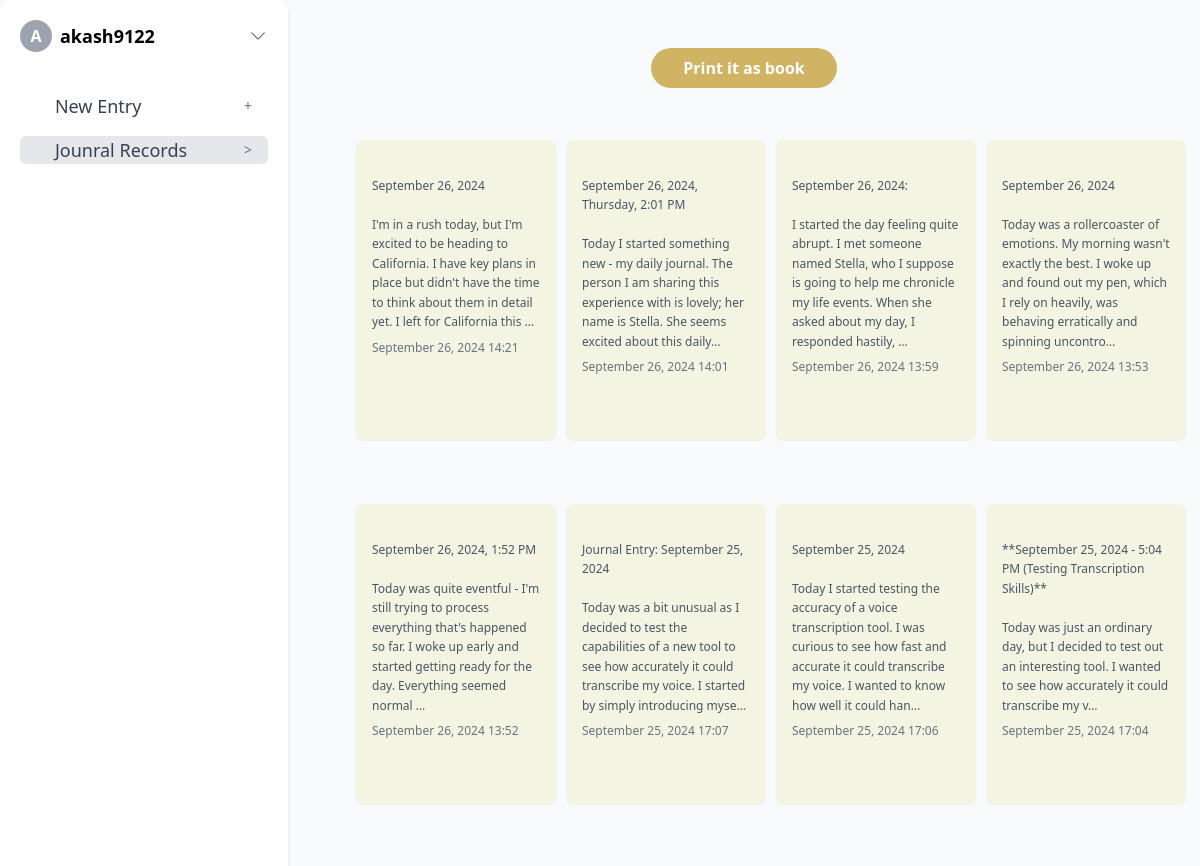
The page /all_entries (signed in, upper part) on the database as committed earlier.
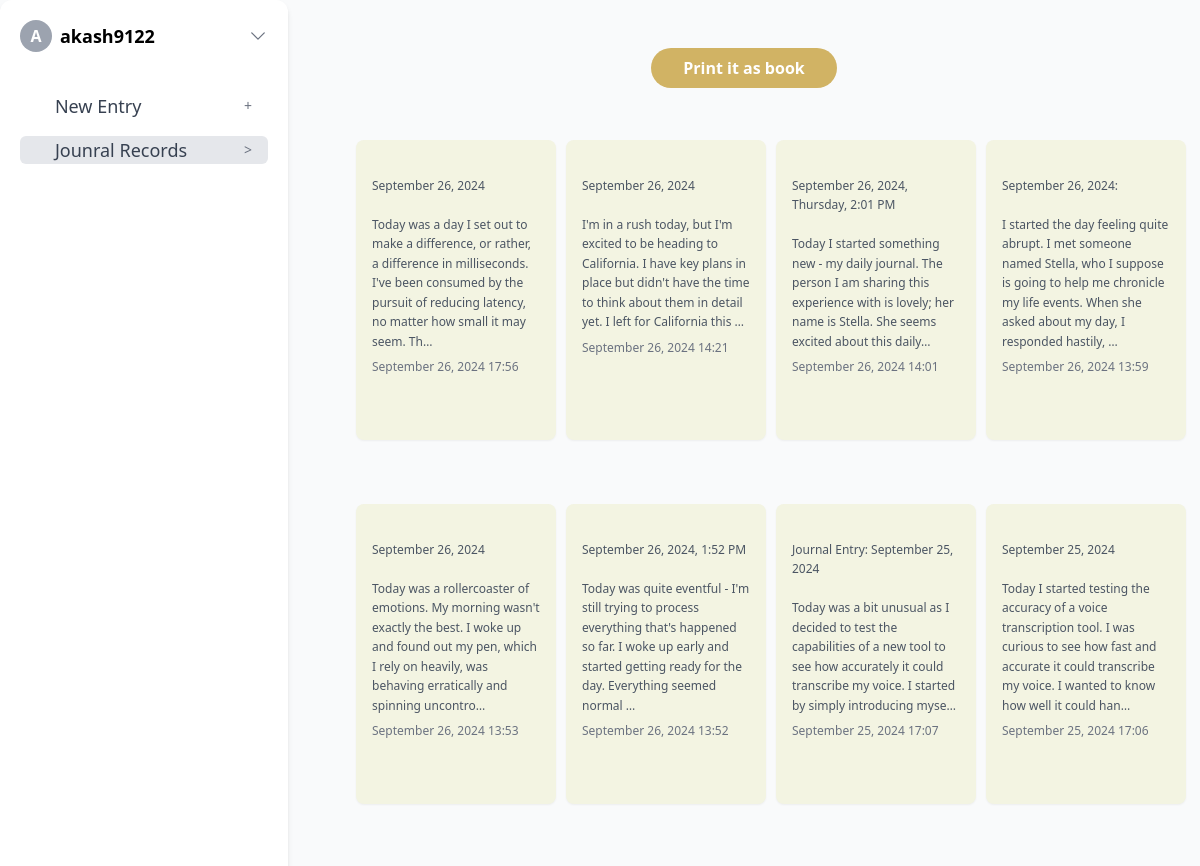
The same page on the database as committed later.
### transcriber_webpage/models.py (models this page shows, shortened)
class JournalEntry(models.Model):
    user = models.ForeignKey(User, on_delete=models.CASCADE)
    groq_response = models.TextField()  # Store Groq's response here
    timestamp = models.DateTimeField(auto_now_add=True)  # When the journal entry was created

### transcriber_webpage/views.py (the view)
# urls.py: path('all_entries', views.all_journal_entries, name='all_entries'),
@login_required
def all_journal_entries(request):
    if request.user.is_authenticated:
        username = request.user.username
        email = request.user.email if request.user.email else "No Email"
        journal_entries = JournalEntry.objects.filter(user=request.user).order_by(
            "-timestamp"
        )
    else:
        username = "Guest"
        email = "No Email"
        journal_entries = []  # No entries for guests
    context = {
        "username": username,
        "email": email,
        "journal_entries": journal_entries,  # Add journal entries to context
    }
    return render(request, "transcriber_webpage/all_entries.html", context)

### transcriber_webpage/templates/transcriber_webpage/all_entries.html (shortened to what this page needs)
{% extends "transcriber_webpage/base.html" %}
{% block content %}
<button class="bg-[rgb(209,179,100)] hover:bg-[rgb(189,159,80)] text-white font-bold py-2 px-8 rounded-full mt-8 transition-all duration-300"
    onclick="askpermission()">
    Print it as book
</button>
<div class="grid grid-cols-2 sm:grid-cols-2 md:grid-cols-3 lg:grid-cols-4 xl:grid-cols-5 gap-6 p-4">
    {% for entry in journal_entries %}
    <div class="card p-4 rounded-lg cursor-pointer shadow-sm hover:shadow-md transition-all duration-300"
        onclick="openEntryModal('{{ entry.id }}', '{{ entry.groq_response|escapejs }}')">
        <p class="text-gray-600 text-xs leading-relaxed journal-entry">
            {{ entry.groq_response|truncatechars:200 }}
        </p>
        <p class="text-xs text-gray-500 mt-2">{{ entry.timestamp|date:"F d, Y H:i" }}</p>
    </div>
    {% endfor %}
</div>
{% endblock content %}

Rows that differ between the two databases and show on the page:
no longer on this page (row unchanged): JournalEntry: groq_response "**September 25, 2024 - 5:04 PM (Testing Transcription Skills)** Today was just an ordinary day, but I decided to test out an interesting tool. I wanted to see how accurately it could transcribe my v…", timestamp "September 25, 2024 17:04"
added JournalEntry: groq_response "September 26, 2024 Today was a day I set out to make a difference, or rather, a difference in milliseconds. I've been consumed by the pursuit of reducing latency, no matter how small it may seem. Th…", timestamp "September 26, 2024 17:56"
